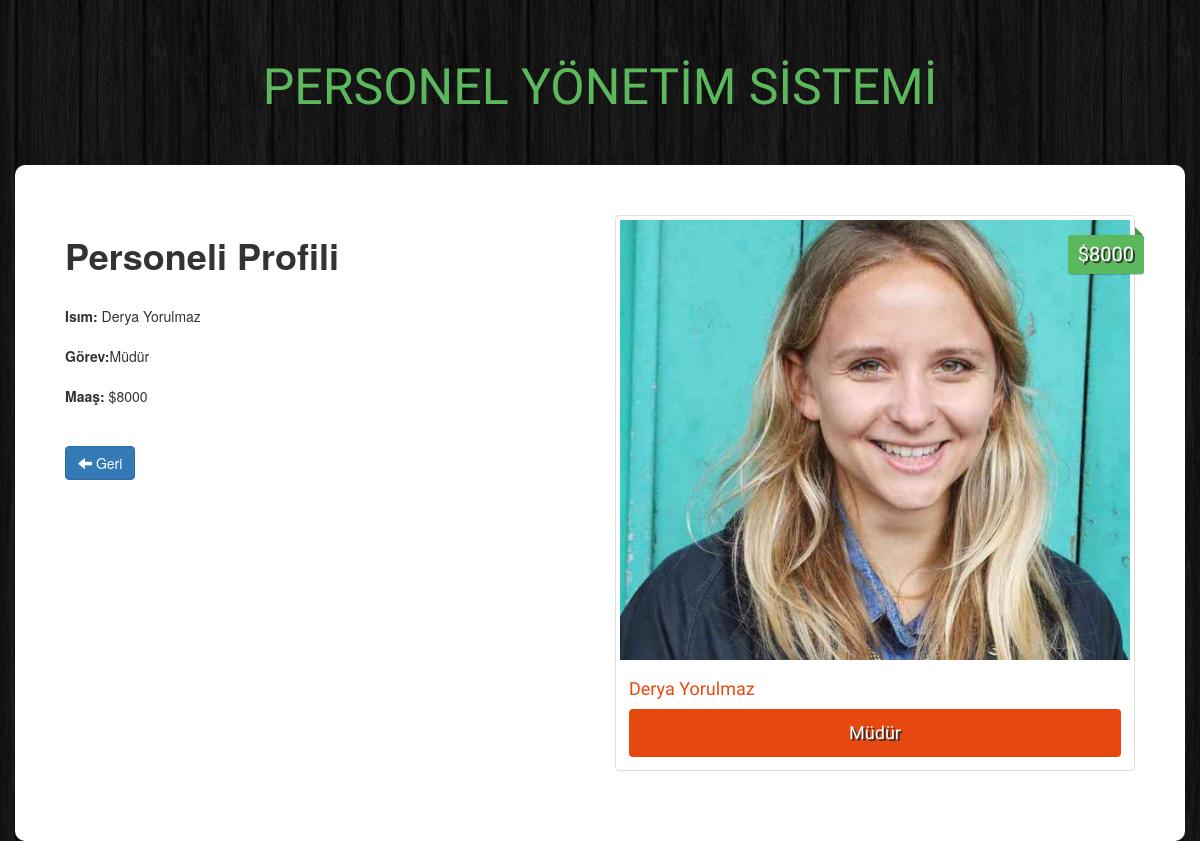
Page /view.php?id=65 on the committed database.
### tables this page shows
CREATE TABLE `items` (
  `id` int(11) NOT NULL,
  `name` varchar(100) NOT NULL,
  `description` varchar(255) NOT NULL,
  `price` float NOT NULL,
  `image` varchar(255) NOT NULL,
  `category` int(11) NOT NULL
);

### view.php (the view, shortened to what this page needs)
<!DOCTYPE html>
<html>
    <head>
        <link rel="stylesheet" href="https://maxcdn.bootstrapcdn.com/bootstrap/3.3.6/css/bootstrap.min.css">
        <link rel="stylesheet" href="./styles.css">
    </head>
    <body>
    <h1 class="text-logo">PERSONEL YÖNETİM SİSTEMİ</h1>
         <div class="container admin">
<?php
include "database.php";
if(!empty($_GET['id'])){
     $elemid = htmlspecialchars($_GET['id']);
     $recuper =  $conn->prepare('SELECT  items.id, items.name, items.description, items.price, items.image, categories.name AS category FROM items LEFT JOIN
     categories ON items.category = categories.id WHERE items.id = ?');
     $recuper->execute(array($elemid));
     $line = $recuper->fetch();
     while( $line > 0 ){
      echo  ' <div class="row"> ';
      echo  ' <div class="col-sm-6"> ';
      echo  '    <h1><strong>Personeli Profili</strong></h1>';
      echo  '     <br>';
      echo  '      <form>';
      echo  '      <div class="form-group">';
      echo  '        <label>Isım:</label> '.$line["name"];
      echo  '      </div>';
      echo  '      <div class="form-group">';
      echo  '       <label>Görev:</label>'.$line["description"];
      echo  '      </div>';
      echo  '      <div class="form-group">';
      echo  '        <label>Maaş:</label>'.' $'.$line["price"];
      echo  '       </div>';
      echo  '    </form>';
      echo  '    <br>';
      echo  '    <div class="form-actions">';
      echo  '     <a class="btn btn-primary" href="index.php"><span class="glyphicon glyphicon-arrow-left"></span> Geri</a>';
      echo  '    </div>';
      echo  ' </div> ';
      echo  ' <div class="col-sm-6 site">';
      echo  '     <div class="thumbnail">';
      echo  '     <img src="./images/'.$line["image"].'" alt="...">';
      echo  '      <div class="price">'.' $'.$line["price"].  '</div>';
      echo  '        <div class="caption">';
      echo  '          <h4>'.$line["name"]. '</h4>';
      echo  '           <a href="#" class="btn btn-order" role="button" style="font-size:18px">  '.$line["description"]. '</span>    </a>';
      echo  '         </div>';
      echo  '   </div>';
      echo  '  </div>';
      echo  '</div>';
     return  $line = 1;
     }
}else{
    echo "Ürün Bulunmadı";
}
?>

### styles.css (style rules this page uses)
body { background: url(./images/bg.png); }
.site { font-family: 'Holtwood One SC', sans-serif; }
.text-logo { font-family: 'Holtwood One SC', sans-serif; color: #5cb85c; font-size: 50px; padding: 40px 0px; text-align: center; }
.thumbnail img { background: #ffd301; }
.price { background: #5cb85c; box-shadow: 0 1px rgba(0,0,0,0.2); -moz-box-shadow: 0 1px rgba(0,0,0,0.2); -webkit-box-shadow: 0 1px rgba(0,0,0,0.2); color: #fff; text-shadow: 2px 2px #333; position: absolute; right: 6px; top: 20px; padding: 5px 10px; font-size: 20px; border-radius: 3px; }
.price:before { border: 4px solid transparent; border-bottom: 4px solid #4a934a; border-left: 4px solid #4a934a; content: ""; position: absolute; right: 1px; top: -8px; }
.caption > h4 { color: #e7480f; font-size: 18px; }
.btn-order { width: 100%; padding: 10px; font-size: 16px; color: #fff; background-color: #e7480f; text-decoration: none; text-shadow: 2px 2px #333; }
.admin { background: #fff; padding: 50px; border-radius: 10px; }

### rows in the picture
items: name "Derya Yorulmaz", description "Müdür", price "8000", image (picture)
